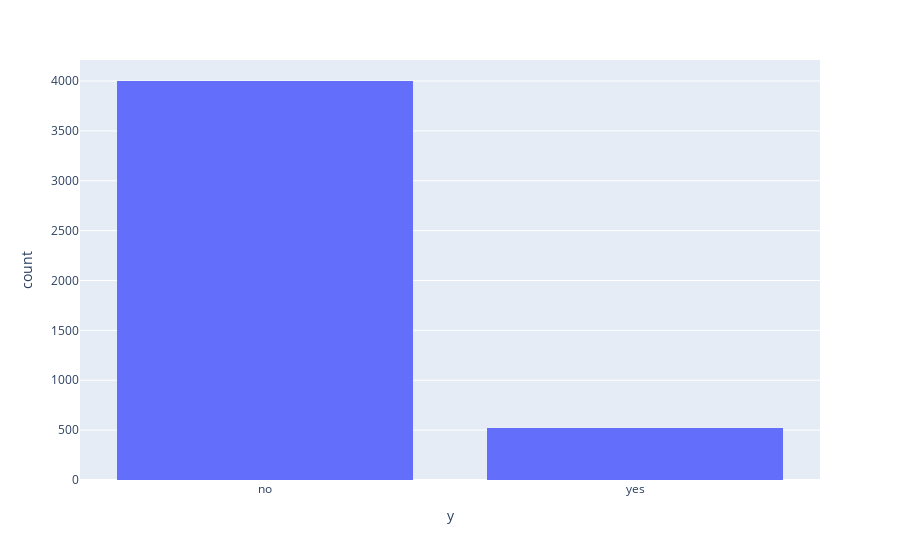

Here is the notebook cell this chart was saved with:
### Code cell
fig = px.histogram(data, x='y')
fig.show()

### Figure 1 — Plotly figure (JSON) as saved in the notebook; plotly's stock layout.template omitted (floating-point values rounded to 4 significant figures; data arrays with more than 128 entries replaced by an {"elided": "..."} marker saying what was removed)
{"data": [{"alignmentgroup": "True", "bingroup": "x", "hovertemplate": "y=%{x}<br>count=%{y}<extra></extra>", "legendgroup": "", "marker": {"color": "#636efa", "pattern": {"shape": ""}}, "name": "", "offsetgroup": "", "orientation": "v", "showlegend": false, "type": "histogram", "x": {"elided": "4521 str values"}, "xaxis": "x", "yaxis": "y"}], "layout": {"barmode": "relative", "legend": {"tracegroupgap": 0}, "margin": {"t": 60}, "xaxis": {"anchor": "y", "domain": [0, 1], "title": {"text": "y"}}, "yaxis": {"anchor": "x", "domain": [0, 1], "title": {"text": "count"}}}}
